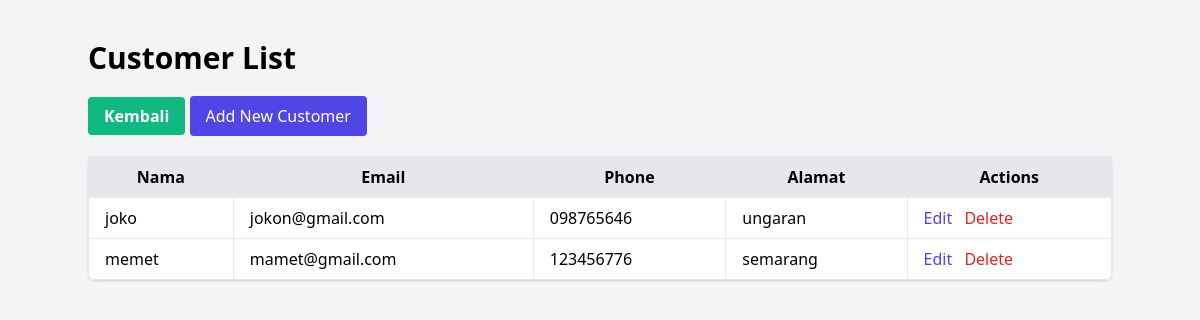
/customer/index.php, run on the app's committed database.
### tables this page shows
CREATE TABLE `customers` (
  `id` int(11) NOT NULL,
  `name` varchar(255) NOT NULL,
  `phone` varchar(20) DEFAULT NULL,
  `email` varchar(255) DEFAULT NULL,
  `alamat` text NOT NULL
);

### customer/index.php (the view, shortened to what this page needs)
<?php
require 'config.php';
$customers = $pdo->query("SELECT * FROM customers")->fetchAll();
?>
<!DOCTYPE html>
<html lang="en">
<head>
    <link href="https://cdn.jsdelivr.net/npm/tailwindcss@2.2.19/dist/tailwind.min.css" rel="stylesheet">
</head>
<body class="bg-gray-100">
    <div class="container mx-auto mt-10">
        <h2 class="text-3xl font-bold mb-5">Customer List</h2>
        <a href="../dashboard.php" class="bg-green-500 hover:bg-green-700 text-white font-bold py-2 px-4 rounded">Kembali</a>
        <a href="create.php" class="mb-5 inline-block text-white bg-indigo-600 hover:bg-indigo-700 px-4 py-2 rounded">Add New Customer</a>
        <table class="min-w-full bg-white border border-gray-300 rounded-lg shadow">
            <thead class="bg-gray-200">
                <tr>
                    <th class="py-2 px-4 border">Nama</th>
                    <th class="py-2 px-4 border">Email</th>
                    <th class="py-2 px-4 border">Phone</th>
                    <th class="py-2 px-4 border">Alamat</th>
                    <th class="py-2 px-4 border">Actions</th>
                </tr>
            </thead>
            <tbody>
                <?php foreach ($customers as $customer): ?>
                    <tr class="hover:bg-gray-100">
                        <td class="py-2 px-4 border"><?= htmlspecialchars($customer['name']) ?></td>
                        <td class="py-2 px-4 border"><?= htmlspecialchars($customer['email']) ?></td>
                        <td class="py-2 px-4 border"><?= htmlspecialchars($customer['phone']) ?></td>
                        <td class="py-2 px-4 border"><?= htmlspecialchars($customer['alamat']) ?></td>
                        <td class="py-2 px-4 border">
                            <a href="update.php?id=<?= $customer['id'] ?>" class="text-indigo-600 hover:text-indigo-900">Edit</a>
                            <a href="delete.php?id=<?= $customer['id'] ?>" class="text-red-600 hover:text-red-900 ml-2" onclick="return confirm('Are you sure you want to delete this customer?');">Delete</a>
                        </td>
                    </tr>
                <?php endforeach; ?>
            </tbody>
        </table>
    </div>
</body>
</html>

### data on the page
customers: name "joko", email "jokon@gmail.com", phone "098765646", alamat "ungaran"
customers: name "memet", email "mamet@gmail.com", phone "123456776", alamat "semarang"
